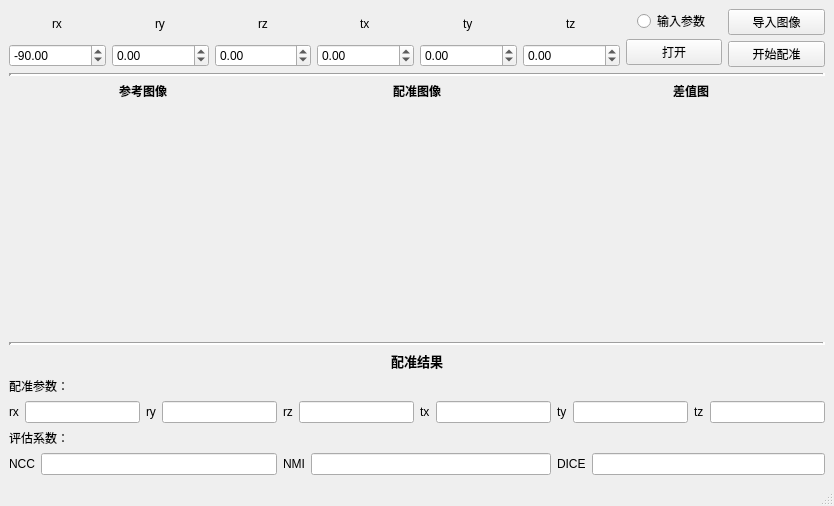
<?xml version="1.0" encoding="UTF-8"?>
<ui version="4.0">
 <class>MainWindow</class>
 <widget class="QMainWindow" name="MainWindow">
  <property name="geometry">
   <rect>
    <x>0</x>
    <y>0</y>
    <width>834</width>
    <height>506</height>
   </rect>
  </property>
  <property name="windowTitle">
   <string>2D/3D Registration</string>
  </property>
  <widget class="QWidget" name="centralwidget">
   <layout class="QGridLayout" name="gridLayout">
    <item row="0" column="0">
     <layout class="QVBoxLayout" name="verticalLayout_17">
      <item>
       <layout class="QHBoxLayout" name="horizontalLayout_12">
        <item>
         <layout class="QVBoxLayout" name="verticalLayout_8">
          <item alignment="Qt::AlignHCenter">
           <widget class="QLabel" name="rxlabel">
            <property name="text">
             <string>rx</string>
            </property>
           </widget>
          </item>
          <item>
           <widget class="QDoubleSpinBox" name="rxFixedValue">
            <property name="minimum">
             <double>-98.000000000000000</double>
            </property>
            <property name="maximum">
             <double>-82.000000000000000</double>
            </property>
            <property name="value">
             <double>-90.000000000000000</double>
            </property>
           </widget>
          </item>
         </layout>
        </item>
        <item>
         <layout class="QVBoxLayout" name="verticalLayout_10">
          <item alignment="Qt::AlignHCenter">
           <widget class="QLabel" name="rylabel">
            <property name="text">
             <string>ry</string>
            </property>
           </widget>
          </item>
          <item>
           <widget class="QDoubleSpinBox" name="ryFixedValue">
            <property name="minimum">
             <double>-8.000000000000000</double>
            </property>
            <property name="maximum">
             <double>8.000000000000000</double>
            </property>
            <property name="value">
             <double>0.000000000000000</double>
            </property>
           </widget>
          </item>
         </layout>
        </item>
        <item>
         <layout class="QVBoxLayout" name="verticalLayout_11">
          <item alignment="Qt::AlignHCenter">
           <widget class="QLabel" name="rzlabel">
            <property name="text">
             <string>rz</string>
            </property>
           </widget>
          </item>
          <item>
           <widget class="QDoubleSpinBox" name="rzFixedValue">
            <property name="minimum">
             <double>-4.000000000000000</double>
            </property>
            <property name="maximum">
             <double>4.000000000000000</double>
            </property>
            <property name="value">
             <double>0.000000000000000</double>
            </property>
           </widget>
          </item>
         </layout>
        </item>
        <item>
         <layout class="QVBoxLayout" name="verticalLayout_12">
          <item alignment="Qt::AlignHCenter">
           <widget class="QLabel" name="txlabel">
            <property name="text">
             <string>tx</string>
            </property>
           </widget>
          </item>
          <item>
           <widget class="QDoubleSpinBox" name="txFixedValue">
            <property name="minimum">
             <double>-10.000000000000000</double>
            </property>
            <property name="maximum">
             <double>20.000000000000000</double>
            </property>
            <property name="value">
             <double>0.000000000000000</double>
            </property>
           </widget>
          </item>
         </layout>
        </item>
        <item>
         <layout class="QVBoxLayout" name="verticalLayout_13">
          <item alignment="Qt::AlignHCenter">
           <widget class="QLabel" name="tylabel">
            <property name="text">
             <string>ty</string>
            </property>
           </widget>
          </item>
          <item>
           <widget class="QDoubleSpinBox" name="tyFixedValue">
            <property name="minimum">
             <double>-8.000000000000000</double>
            </property>
            <property name="maximum">
             <double>8.000000000000000</double>
            </property>
            <property name="value">
             <double>0.000000000000000</double>
            </property>
           </widget>
          </item>
         </layout>
        </item>
        <item>
         <layout class="QVBoxLayout" name="verticalLayout_14">
          <item alignment="Qt::AlignHCenter">
           <widget class="QLabel" name="tzlabel">
            <property name="text">
             <string>tz</string>
            </property>
           </widget>
          </item>
          <item>
           <widget class="QDoubleSpinBox" name="tzFixedValue">
            <property name="minimum">
             <double>-10.000000000000000</double>
            </property>
            <property name="maximum">
             <double>20.000000000000000</double>
            </property>
            <property name="value">
             <double>0.000000000000000</double>
            </property>
           </widget>
          </item>
         </layout>
        </item>
        <item>
         <layout class="QVBoxLayout" name="verticalLayout_15">
          <item alignment="Qt::AlignHCenter">
           <widget class="QRadioButton" name="isInputLabel">
            <property name="text">
             <string>输入参数</string>
            </property>
           </widget>
          </item>
          <item>
           <widget class="QPushButton" name="FileOpenButton">
            <property name="styleSheet">
             <string notr="true"/>
            </property>
            <property name="text">
             <string>打开</string>
            </property>
            <property name="icon">
             <iconset>
              <normaloff>icons/cil-folder-open.png</normaloff>icons/cil-folder-open.png</iconset>
            </property>
            <property name="checkable">
             <bool>false</bool>
            </property>
            <property name="autoRepeat">
             <bool>false</bool>
            </property>
           </widget>
          </item>
         </layout>
        </item>
        <item>
         <layout class="QVBoxLayout" name="verticalLayout_16">
          <item>
           <widget class="QPushButton" name="LoadImage">
            <property name="text">
             <string>导入图像</string>
            </property>
            <property name="icon">
             <iconset>
              <normaloff>icons/cil-satelite.png</normaloff>icons/cil-satelite.png</iconset>
            </property>
           </widget>
          </item>
          <item>
           <widget class="QPushButton" name="StartRegistrationButton">
            <property name="text">
             <string>开始配准</string>
            </property>
            <property name="icon">
             <iconset>
              <normaloff>icons/cil-chart.png</normaloff>icons/cil-chart.png</iconset>
            </property>
           </widget>
          </item>
         </layout>
        </item>
       </layout>
      </item>
      <item>
       <widget class="Line" name="line">
        <property name="lineWidth">
         <number>3</number>
        </property>
        <property name="orientation">
         <enum>Qt::Horizontal</enum>
        </property>
       </widget>
      </item>
      <item>
       <layout class="QHBoxLayout" name="horizontalLayout_13">
        <item>
         <layout class="QVBoxLayout" name="verticalLayout_4">
          <item>
           <widget class="QLabel" name="Fixedlabel">
            <property name="font">
             <font>
              <bold>true</bold>
             </font>
            </property>
            <property name="text">
             <string>参考图像</string>
            </property>
            <property name="alignment">
             <set>Qt::AlignCenter</set>
            </property>
           </widget>
          </item>
          <item>
           <widget class="QLabel" name="FixedImage">
            <property name="text">
             <string/>
            </property>
            <property name="scaledContents">
             <bool>true</bool>
            </property>
           </widget>
          </item>
         </layout>
        </item>
        <item>
         <layout class="QVBoxLayout" name="verticalLayout_5">
          <item>
           <widget class="QLabel" name="Movedlabel">
            <property name="font">
             <font>
              <bold>true</bold>
             </font>
            </property>
            <property name="text">
             <string>配准图像</string>
            </property>
            <property name="alignment">
             <set>Qt::AlignCenter</set>
            </property>
           </widget>
          </item>
          <item>
           <widget class="QLabel" name="MovedImage">
            <property name="text">
             <string/>
            </property>
            <property name="scaledContents">
             <bool>true</bool>
            </property>
           </widget>
          </item>
         </layout>
        </item>
        <item>
         <layout class="QVBoxLayout" name="verticalLayout_6">
          <item>
           <widget class="QLabel" name="Differencelabel">
            <property name="font">
             <font>
              <bold>true</bold>
             </font>
            </property>
            <property name="text">
             <string>差值图</string>
            </property>
            <property name="alignment">
             <set>Qt::AlignCenter</set>
            </property>
           </widget>
          </item>
          <item>
           <widget class="QLabel" name="DifferenceImage">
            <property name="text">
             <string/>
            </property>
            <property name="scaledContents">
             <bool>true</bool>
            </property>
           </widget>
          </item>
         </layout>
        </item>
       </layout>
      </item>
      <item>
       <spacer name="verticalSpacer">
        <property name="orientation">
         <enum>Qt::Vertical</enum>
        </property>
        <property name="sizeHint" stdset="0">
         <size>
          <width>20</width>
          <height>40</height>
         </size>
        </property>
       </spacer>
      </item>
      <item>
       <widget class="Line" name="line_2">
        <property name="lineWidth">
         <number>3</number>
        </property>
        <property name="orientation">
         <enum>Qt::Horizontal</enum>
        </property>
       </widget>
      </item>
      <item>
       <layout class="QVBoxLayout" name="verticalLayout_3">
        <item>
         <widget class="QLabel" name="RegistrationResultlabel">
          <property name="font">
           <font>
            <pointsize>10</pointsize>
            <bold>true</bold>
           </font>
          </property>
          <property name="toolTipDuration">
           <number>0</number>
          </property>
          <property name="layoutDirection">
           <enum>Qt::LeftToRight</enum>
          </property>
          <property name="text">
           <string>配准结果</string>
          </property>
          <property name="textFormat">
           <enum>Qt::AutoText</enum>
          </property>
          <property name="alignment">
           <set>Qt::AlignCenter</set>
          </property>
          <property name="margin">
           <number>8</number>
          </property>
          <property name="textInteractionFlags">
           <set>Qt::LinksAccessibleByMouse</set>
          </property>
         </widget>
        </item>
        <item>
         <widget class="QLabel" name="RegistrationValuelabel">
          <property name="text">
           <string>配准参数：</string>
          </property>
         </widget>
        </item>
        <item>
         <layout class="QHBoxLayout" name="horizontalLayout_7">
          <item>
           <layout class="QHBoxLayout" name="horizontalLayout">
            <item>
             <widget class="QLabel" name="rxlabel_2">
              <property name="text">
               <string>rx</string>
              </property>
             </widget>
            </item>
            <item>
             <widget class="QLineEdit" name="rxMovedValue"/>
            </item>
           </layout>
          </item>
          <item>
           <layout class="QHBoxLayout" name="horizontalLayout_2">
            <item>
             <widget class="QLabel" name="rylabel_2">
              <property name="text">
               <string>ry</string>
              </property>
             </widget>
            </item>
            <item>
             <widget class="QLineEdit" name="ryMovedValue"/>
            </item>
           </layout>
          </item>
          <item>
           <layout class="QHBoxLayout" name="horizontalLayout_3">
            <item>
             <widget class="QLabel" name="rzlabel_2">
              <property name="text">
               <string>rz</string>
              </property>
             </widget>
            </item>
            <item>
             <widget class="QLineEdit" name="rzMovedValue"/>
            </item>
           </layout>
          </item>
          <item>
           <layout class="QHBoxLayout" name="horizontalLayout_4">
            <item>
             <widget class="QLabel" name="txlabel_3">
              <property name="text">
               <string>tx</string>
              </property>
             </widget>
            </item>
            <item>
             <widget class="QLineEdit" name="txMovedValue"/>
            </item>
           </layout>
          </item>
          <item>
           <layout class="QHBoxLayout" name="horizontalLayout_5">
            <item>
             <widget class="QLabel" name="tylabel_2">
              <property name="text">
               <string>ty</string>
              </property>
             </widget>
            </item>
            <item>
             <widget class="QLineEdit" name="tyMovedValue"/>
            </item>
           </layout>
          </item>
          <item>
           <layout class="QHBoxLayout" name="horizontalLayout_6">
            <item>
             <widget class="QLabel" name="tzlabel_2">
              <property name="text">
               <string>tz</string>
              </property>
             </widget>
            </item>
            <item>
             <widget class="QLineEdit" name="tzMovedValue"/>
            </item>
           </layout>
          </item>
         </layout>
        </item>
        <item>
         <widget class="QLabel" name="Evaluatelabel">
          <property name="text">
           <string>评估系数：</string>
          </property>
         </widget>
        </item>
        <item>
         <layout class="QHBoxLayout" name="horizontalLayout_11">
          <item>
           <layout class="QHBoxLayout" name="horizontalLayout_8">
            <item>
             <widget class="QLabel" name="NCClabel">
              <property name="text">
               <string>NCC</string>
              </property>
             </widget>
            </item>
            <item>
             <widget class="QLineEdit" name="NCCValue"/>
            </item>
           </layout>
          </item>
          <item>
           <layout class="QHBoxLayout" name="horizontalLayout_9">
            <item>
             <widget class="QLabel" name="NMIlabel">
              <property name="text">
               <string>NMI</string>
              </property>
             </widget>
            </item>
            <item>
             <widget class="QLineEdit" name="NMICValue"/>
            </item>
           </layout>
          </item>
          <item>
           <layout class="QHBoxLayout" name="horizontalLayout_10">
            <item>
             <widget class="QLabel" name="DICElabel">
              <property name="text">
               <string>DICE</string>
              </property>
             </widget>
            </item>
            <item>
             <widget class="QLineEdit" name="DICECValue"/>
            </item>
           </layout>
          </item>
         </layout>
        </item>
       </layout>
      </item>
     </layout>
    </item>
   </layout>
  </widget>
  <widget class="QMenuBar" name="menubar">
   <property name="geometry">
    <rect>
     <x>0</x>
     <y>0</y>
     <width>834</width>
     <height>22</height>
    </rect>
   </property>
  </widget>
  <widget class="QStatusBar" name="statusbar"/>
 </widget>
 <resources/>
 <connections/>
</ui>
